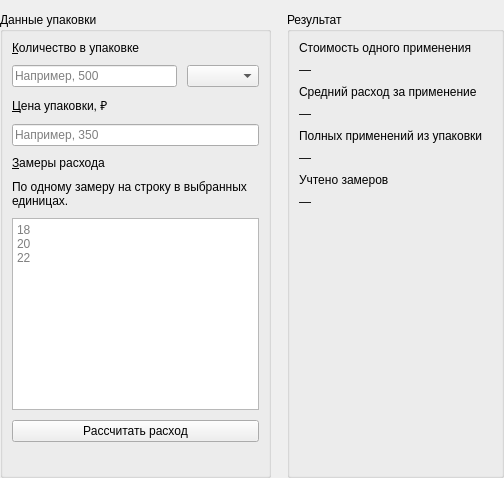
<?xml version="1.0" encoding="UTF-8"?>
<ui version="4.0">
 <class>CalculatorPage</class>
 <widget class="QWidget" name="CalculatorPage">
  <layout class="QHBoxLayout" name="calculator_layout" stretch="5,4">
   <property name="spacing"><number>16</number></property>
   <property name="leftMargin"><number>0</number></property>
   <property name="topMargin"><number>12</number></property>
   <property name="rightMargin"><number>0</number></property>
   <property name="bottomMargin"><number>0</number></property>
   <item>
    <widget class="QGroupBox" name="product_group">
     <property name="title"><string>Данные упаковки</string></property>
     <layout class="QVBoxLayout" name="product_layout">
      <property name="spacing"><number>10</number></property>
      <item>
       <widget class="QLabel" name="amount_label">
        <property name="text"><string>&amp;Количество в упаковке</string></property>
        <property name="buddy"><cstring>amount_input</cstring></property>
       </widget>
      </item>
      <item>
       <layout class="QHBoxLayout" name="amount_layout" stretch="3,1">
        <item>
         <widget class="QLineEdit" name="amount_input">
          <property name="placeholderText"><string>Например, 500</string></property>
         </widget>
        </item>
        <item>
         <widget class="QComboBox" name="unit_input">
          <property name="accessibleName"><string>Единица измерения</string></property>
         </widget>
        </item>
       </layout>
      </item>
      <item>
       <widget class="QLabel" name="price_label">
        <property name="text"><string>&amp;Цена упаковки, ₽</string></property>
        <property name="buddy"><cstring>price_input</cstring></property>
       </widget>
      </item>
      <item>
       <widget class="QLineEdit" name="price_input">
        <property name="placeholderText"><string>Например, 350</string></property>
       </widget>
      </item>
      <item>
       <widget class="QLabel" name="samples_label">
        <property name="text"><string>&amp;Замеры расхода</string></property>
        <property name="buddy"><cstring>samples_input</cstring></property>
       </widget>
      </item>
      <item>
       <widget class="QLabel" name="samples_hint">
        <property name="styleClass" stdset="0"><string>hint</string></property>
        <property name="text"><string>По одному замеру на строку в выбранных единицах.</string></property>
        <property name="wordWrap"><bool>true</bool></property>
       </widget>
      </item>
      <item>
       <widget class="QPlainTextEdit" name="samples_input">
        <property name="tabChangesFocus"><bool>true</bool></property>
        <property name="placeholderText"><string>18
20
22</string></property>
       </widget>
      </item>
      <item>
       <widget class="QPushButton" name="calculate_button">
        <property name="styleClass" stdset="0"><string>primary</string></property>
        <property name="text"><string>Рассчитать расход</string></property>
       </widget>
      </item>
      <item>
       <widget class="QLabel" name="error_label">
        <property name="styleClass" stdset="0"><string>error</string></property>
        <property name="wordWrap"><bool>true</bool></property>
       </widget>
      </item>
     </layout>
    </widget>
   </item>
   <item>
    <widget class="QGroupBox" name="result_group">
     <property name="title"><string>Результат</string></property>
     <layout class="QVBoxLayout" name="result_layout">
      <property name="spacing"><number>8</number></property>
      <item><widget class="QLabel" name="cost_label"><property name="text"><string>Стоимость одного применения</string></property></widget></item>
      <item><widget class="QLabel" name="cost_value">
       <property name="styleClass" stdset="0"><string>metric</string></property><property name="text"><string>—</string></property>
      </widget></item>
      <item><widget class="QLabel" name="average_label"><property name="text"><string>Средний расход за применение</string></property></widget></item>
      <item><widget class="QLabel" name="average_value">
       <property name="styleClass" stdset="0"><string>metric</string></property><property name="text"><string>—</string></property>
      </widget></item>
      <item><widget class="QLabel" name="uses_label"><property name="text"><string>Полных применений из упаковки</string></property></widget></item>
      <item><widget class="QLabel" name="uses_value">
       <property name="styleClass" stdset="0"><string>metric</string></property><property name="text"><string>—</string></property>
      </widget></item>
      <item><widget class="QLabel" name="samples_count_label"><property name="text"><string>Учтено замеров</string></property></widget></item>
      <item><widget class="QLabel" name="samples_value">
       <property name="styleClass" stdset="0"><string>metric</string></property><property name="text"><string>—</string></property>
      </widget></item>
      <item>
       <spacer name="result_spacer">
        <property name="orientation"><enum>Qt::Orientation::Vertical</enum></property>
        <property name="sizeHint" stdset="0"><size><width>0</width><height>12</height></size></property>
       </spacer>
      </item>
     </layout>
    </widget>
   </item>
  </layout>
 </widget>
 <resources/>
 <connections/>
</ui>
